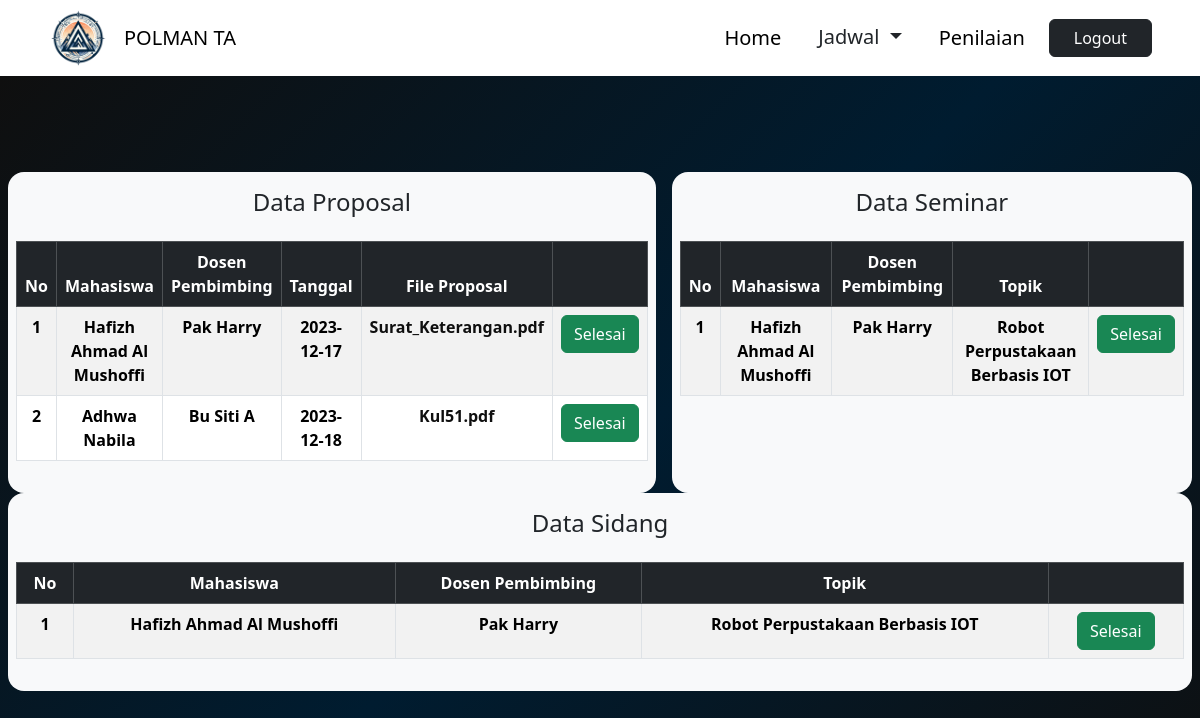
Screenshot of /index.php/admin/penilaian with the database file from the repository.
### tables this page shows
CREATE TABLE `tb_proposal` (
  `id_proposal` varchar(40) NOT NULL,
  `id_user` varchar(40) NOT NULL,
  `id_pilih` varchar(40) NOT NULL,
  `nama_mhs` varchar(40) NOT NULL,
  `nama_dosen` varchar(40) NOT NULL,
  `tgl_penyerahan` date NOT NULL,
  `file_proposal` varchar(30) NOT NULL,
  `nilai` int(100) NOT NULL,
  `akreditasi` varchar(5) NOT NULL,
  `status` varchar(20) NOT NULL DEFAULT 'Sedang di proses'
);

CREATE TABLE `tb_jadwal_seminar` (
  `id_seminar` varchar(40) NOT NULL,
  `id_pilih` varchar(40) NOT NULL,
  `id_user` varchar(40) NOT NULL,
  `nama_mhs` varchar(40) NOT NULL,
  `nama_dosen` varchar(40) NOT NULL,
  `topik` varchar(40) NOT NULL,
  `ruangan` varchar(30) NOT NULL,
  `waktu` time NOT NULL,
  `tanggal` date NOT NULL,
  `nilai` varchar(5) NOT NULL,
  `status` varchar(20) NOT NULL DEFAULT 'Belum di mulai'
);

CREATE TABLE `tb_jadwal_sidang` (
  `id_sidang` varchar(40) NOT NULL,
  `id_pilih` varchar(40) NOT NULL,
  `id_user` varchar(40) NOT NULL,
  `id_penilai` varchar(40) NOT NULL,
  `nama_mhs` varchar(40) NOT NULL,
  `nama_dosen` varchar(40) NOT NULL,
  `topik` varchar(40) NOT NULL,
  `tanggal` date NOT NULL,
  `waktu` time NOT NULL,
  `ruangan` varchar(30) NOT NULL,
  `nilai` varchar(5) NOT NULL,
  `status` varchar(30) NOT NULL DEFAULT 'Belum dilakukan'
);

### application/controllers/Admin.php (called while the page is built, shortened)
<?php
class Admin extends CI_Controller
{
	public function __construct()
	{
		$this->load->model('m_admin');
	}
	public function penilaian()
	{
		$jumlah_data = $this->m_admin->get_proposal();
		$config['base_url'] = base_url() . 'admin/penilaian';
		$config['total_rows'] = $jumlah_data;
		$config['per_page'] = 10;
		$config['full_tag_open'] = '<ul class="pagination justify-content-center">';
		$config['full_tag_close'] = '</ul>';
		$config['first_link'] = 'First';
		$config['last_link'] = 'Last';
		$config['first_tag_open'] = '<li class="page-item"><span class="page-link">';
		$config['first_tag_close'] = '</span></li>';
		$config['prev_link'] = '&laquo';
		$config['prev_tag_open'] = '<li class="page-item"><span class="page-link">';
		$config['prev_tag_close'] = '</span></li>';
		$config['next_link'] = '&raquo';
		$config['next_tag_open'] = '<li class="page-item"><span class="page-link">';
		$config['next_tag_close'] = '</span></li>';
		$config['last_tag_open'] = '<li class="page-item"><span class="page-link">';
		$config['last_tag_close'] = '</span></li>';
		$config['cur_tag_open'] = '<li class="page-item active"><a class="page-link bg-dark text-white border-dark" href="#">';
		$config['cur_tag_close'] = '</a></li>';
		$config['num_tag_open'] = '<li class="page-item"><span class="page-link">';
		$config['num_tag_close'] = '</span></li>';
		$from = $this->uri->segment(0);
		$this->pagination->initialize($config);
		$data["link_page_proposal"] = $this->pagination->create_links();
		$data['page_proposal'] = $this->m_admin->page_proposal($config['per_page'], $from);
		$jumlah_data = $this->m_admin->get_seminar();
		$config['base_url'] = base_url() . 'admin/penilaian';
		$config['total_rows'] = $jumlah_data;
		$config['per_page'] = 10;
		$config['full_tag_open'] = '<ul class="pagination justify-content-center">';
		$config['full_tag_close'] = '</ul>';
		$config['first_link'] = 'First';
		$config['last_link'] = 'Last';
		$config['first_tag_open'] = '<li class="page-item"><span class="page-link">';
		$config['first_tag_close'] = '</span></li>';
		$config['prev_link'] = '&laquo';
		$config['prev_tag_open'] = '<li class="page-item"><span class="page-link">';
		$config['prev_tag_close'] = '</span></li>';
		$config['next_link'] = '&raquo';
		$config['next_tag_open'] = '<li class="page-item"><span class="page-link">';
		$config['next_tag_close'] = '</span></li>';
		$config['last_tag_open'] = '<li class="page-item"><span class="page-link">';
		$config['last_tag_close'] = '</span></li>';
		$config['cur_tag_open'] = '<li class="page-item active"><a class="page-link bg-dark text-white border-dark" href="#">';
		$config['cur_tag_close'] = '</a></li>';
		$config['num_tag_open'] = '<li class="page-item"><span class="page-link">';
		$config['num_tag_close'] = '</span></li>';
		$from = $this->uri->segment(0);
		$this->pagination->initialize($config);
		$data["link_page_seminar"] = $this->pagination->create_links();
		$data['page_seminar'] = $this->m_admin->page_seminar($config['per_page'], $from);
		$jumlah_data = $this->m_admin->get_sidang();
		$config['base_url'] = base_url() . 'admin/penilaian';
		$config['total_rows'] = $jumlah_data;
		$config['per_page'] = 10;
		$config['full_tag_open'] = '<ul class="pagination justify-content-center">';
		$config['full_tag_close'] = '</ul>';
		$config['first_link'] = 'First';
		$config['last_link'] = 'Last';
		$config['first_tag_open'] = '<li class="page-item"><span class="page-link">';
		$config['first_tag_close'] = '</span></li>';
		$config['prev_link'] = '&laquo';
		$config['prev_tag_open'] = '<li class="page-item"><span class="page-link">';
		$config['prev_tag_close'] = '</span></li>';
		$config['next_link'] = '&raquo';
		$config['next_tag_open'] = '<li class="page-item"><span class="page-link">';
		$config['next_tag_close'] = '</span></li>';
		$config['last_tag_open'] = '<li class="page-item"><span class="page-link">';
		$config['last_tag_close'] = '</span></li>';
		$config['cur_tag_open'] = '<li class="page-item active"><a class="page-link bg-dark text-white border-dark" href="#">';
		$config['cur_tag_close'] = '</a></li>';
		$config['num_tag_open'] = '<li class="page-item"><span class="page-link">';
		$config['num_tag_close'] = '</span></li>';
		$from = $this->uri->segment(0);
		$this->pagination->initialize($config);
		$data["link_page_sidang"] = $this->pagination->create_links();
		$data['page_sidang'] = $this->m_admin->page_sidang($config['per_page'], $from);
		$data['proposal'] = $this->m_admin->data_proposal();
		$data['seminar'] = $this->m_admin->data_seminar();
		$data['sidang'] = $this->m_admin->data_sidang();
		$data['nama'] = $this->session->userdata('nama_user');
		$this->load->view('template/admin/head');
		$this->load->view('admin/penilaian', $data);
		$this->load->view('template/footer');
	}
}
?>

### index.php (called while the page is built, shortened)
<?php
require_once BASEPATH.'core/CodeIgniter.php';

### application/models/M_admin.php (called while the page is built, shortened)
<?php
class M_admin extends CI_Model {
	public function data_proposal(){
		return $this->db->get('tb_proposal')->result();
	}
	public function page_proposal($limit, $start) {
        $this->db->limit($limit, $start);
        $query = $this->db->get('tb_proposal');
        return $query->result();
    }
	public function data_seminar(){
		return $this->db->get('tb_jadwal_seminar')->result();
	}
	public function page_seminar($limit, $start) {
        $this->db->limit($limit, $start);
        $query = $this->db->get('tb_jadwal_seminar');
        return $query->result();
    }
	public function data_sidang(){
		return $this->db->get('tb_jadwal_sidang')->result();
	}
	public function page_sidang($limit, $start) {
        $this->db->limit($limit, $start);
        $query = $this->db->get('tb_jadwal_sidang');
        return $query->result();
    }
}
?>

### application/views/admin/penilaian.php (the view, shortened to what this page needs)
<div class="container-fluid gradient-custom5 custom-height py-5">
	<div class="col d-flex align-items-center">
		<div class="row py-5">
			<div class="col py-3 px-2 mx-2 bg-light rounded-4">
				<h4 class="text-center mb-4">Data Proposal</h4>
				<table class="table table-striped table-hover table-bordered">
					<thead class="table-dark">
						<tr>
							<th class="col text-center">
								No
							</th>
							<th class="col-lg-3 text-center">
								Mahasiswa
							</th>
							<th class="col-lg-2 text-center">
								Dosen Pembimbing
							</th>
							<th class="col-lg-2 text-center">
								Tanggal
							</th>
							<th class="col-lg-2 text-center">
								File Proposal
							</th>
							<th></th>
						</tr>
					</thead>
					<tbody>
						<?php $no = $this->uri->segment('0');
						foreach ($proposal as $j) { ?>
							<tr>
								<th class="text-center">
									<?= ++$no; ?>
								</th>
								<th class="text-center">
									<?= $j->nama_mhs ?>
								</th>
								<th class="text-center">
									<?= $j->nama_dosen ?>
								</th>
								<th class="text-center">
									<?= $j->tgl_penyerahan ?>
								</th>
								<th class="text-center">
									<a href="<?= base_url() . 'assets/uploads/' . $j->file_proposal ?>">
										<?= $j->file_proposal ?>
									</a>
								</th>
								<th class="text-center">
									<?php if ($j->nilai > 0) { ?>
										<button type="button" class="btn btn-success text-white">Selesai</button>
									<?php } else { ?>
										<button type="button" class="btn bg-dark text-white" data-bs-toggle="modal"
											data-bs-target="#nilaiProposalModal<?= $j->id_proposal ?>">Nilai</button>
									<?php } ?>
								</th>
							</tr>
						<?php } ?>
					</tbody>
				</table>
			</div>
			<div class="col py-3 px-2 mx-2 bg-light rounded-4">
				<h4 class="text-center mb-4">Data Seminar</h4>
				<table class="table table-striped table-hover table-bordered">
					<thead class="table-dark">
						<tr>
							<th class="col text-center">
								No
							</th>
							<th class="col text-center">
								Mahasiswa
							</th>
							<th class="col text-center">
								Dosen Pembimbing
							</th>
							<th class="col text-center">
								Topik
							</th>
							<th class="col text-center"></th>
						</tr>
					</thead>
					<tbody>
						<?php $no = $this->uri->segment('0');
						foreach ($seminar as $j) { ?>
							<tr>
								<th class="text-center">
									<?= ++$no; ?>
								</th>
								<th class="text-center">
									<?= $j->nama_mhs ?>
								</th>
								<th class="text-center">
									<?= $j->nama_dosen ?>
								</th>
								<th class="text-center">
									<?= $j->topik ?>
								</th>
								<th class="text-center">
									<?php if ($j->nilai > 0) { ?>
										<button type="button" class="btn btn-success text-white">Selesai</button>
									<?php } else { ?>
										<button type="button" class="btn bg-dark text-white" data-bs-toggle="modal"
											data-bs-target="#nilaiSeminarModal<?= $j->id_seminar ?>">Nilai</button>
									<?php } ?>
								</th>
							</tr>
						<?php } ?>
					</tbody>
				</table>
			</div>
			<div class="col py-3 px-2 mx-2 bg-light rounded-4">
				<h4 class="text-center mb-4">Data Sidang</h4>
				<table class="table table-striped table-hover table-bordered">
					<thead class="table-dark">
						<tr>
							<th class="col text-center">
								No
							</th>
							<th class="col text-center">
								Mahasiswa
							</th>
							<th class="col text-center">
								Dosen Pembimbing
							</th>
							<th class="col text-center">
								Topik
							</th>
							<th class="col text-center"></th>
						</tr>
					</thead>
					<tbody>
						<?php $no = $this->uri->segment('0');
						foreach ($sidang as $j) { ?>
							<tr>
								<th class="text-center">
									<?= ++$no; ?>
								</th>
								<th class="text-center">
									<?= $j->nama_mhs ?>
								</th>
								<th class="text-center">
									<?= $j->nama_dosen ?>
								</th>
								<th class="text-center">
									<?= $j->topik ?>
								</th>
								<th class="text-center">
									<?php if ($j->nilai > 0) { ?>
										<button type="button" class="btn btn-success text-white">Selesai</button>
									<?php } else { ?>
										<button type="button" class="btn bg-dark text-white" data-bs-toggle="modal"
											data-bs-target="#nilaiSidangModal<?= $j->id_sidang ?>">Nilai</button>
									<?php } ?>
								</th>
							</tr>
						<?php } ?>
					</tbody>
				</table>
			</div>
		</div>
	</div>
</div>

### assets/css/custom_global.css (style rules this page uses)
.custom-height { min-height: 100vh; }
.gradient-custom5 { background: #fccb90; background: -webkit-linear-gradient(135deg, #0f0f0f, #001c30, #0f0f0f); background: linear-gradient(135deg, #0f0f0f, #001c30, #0f0f0f); }
a { color: #0f0f0f; text-decoration: none; }

### rows the page displays
tb_proposal: nama_mhs "Hafizh Ahmad Al Mushoffi", nama_dosen "Pak Harry", tgl_penyerahan "2023-12-17", file_proposal "Surat_Keterangan.pdf", nilai "Selesai"
tb_proposal: nama_mhs "Adhwa Nabila", nama_dosen "Bu Siti A", tgl_penyerahan "2023-12-18", file_proposal "Kul51.pdf", nilai "Selesai"
tb_jadwal_seminar: nama_mhs "Hafizh Ahmad Al Mushoffi", nama_dosen "Pak Harry", topik "Robot Perpustakaan Berbasis IOT", nilai "Selesai"
tb_jadwal_sidang: nama_mhs "Hafizh Ahmad Al Mushoffi", nama_dosen "Pak Harry", topik "Robot Perpustakaan Berbasis IOT", nilai "Selesai"
